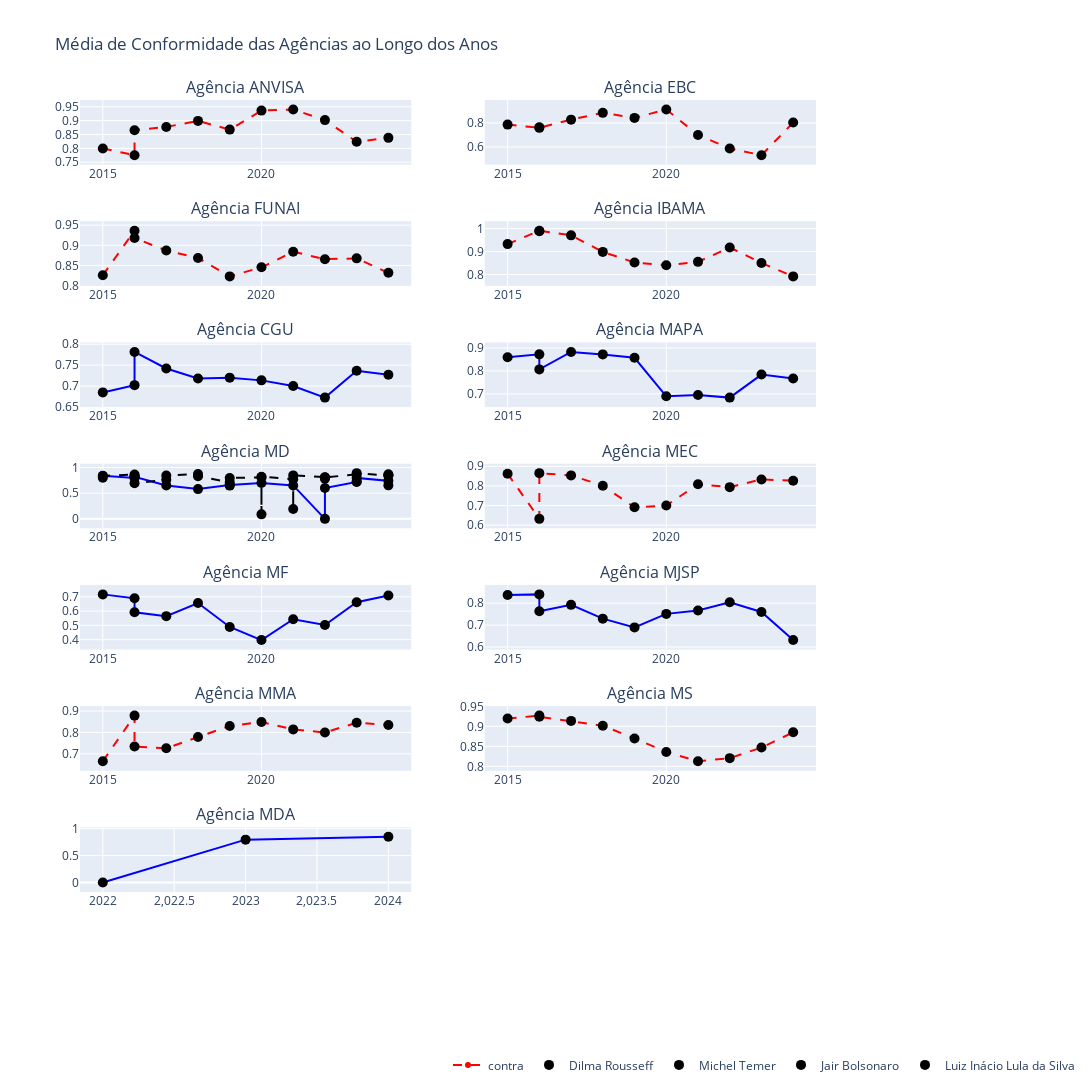

Source (notebook cell):
### Code cell
from plots import plot_grid_all_agencies

fig = plot_grid_all_agencies(final_df, width=1200)
fig.show()

### Figure 1 — Plotly figure (JSON) as saved in the notebook; plotly's stock layout.template omitted (floating-point values rounded to 4 significant figures)
{"data": [{"legendgroup": "contra", "line": {"color": "red", "dash": "dash"}, "marker": {"color": "red"}, "mode": "lines+markers", "name": "contra", "showlegend": true, "type": "scatter", "x": [2015, 2016, 2016, 2017, 2018, 2019, 2020, 2021, 2022, 2023, 2024], "xaxis": "x", "y": [0.7997, 0.7755, 0.8656, 0.8772, 0.899, 0.8676, 0.9362, 0.9402, 0.9019, 0.8238, 0.8379], "yaxis": "y"}, {"legendgroup": "Dilma Rousseff", "marker": {"color": "black", "size": 10, "symbol": "circle"}, "mode": "markers", "name": "Dilma Rousseff", "showlegend": true, "type": "scatter", "x": [2015, 2016], "xaxis": "x", "y": [0.7997, 0.7755], "yaxis": "y"}, {"legendgroup": "Michel Temer", "marker": {"color": "black", "size": 10, "symbol": "circle"}, "mode": "markers", "name": "Michel Temer", "showlegend": true, "type": "scatter", "x": [2016, 2017, 2018], "xaxis": "x", "y": [0.8656, 0.8772, 0.899], "yaxis": "y"}, {"legendgroup": "Jair Bolsonaro", "marker": {"color": "black", "size": 10, "symbol": "circle"}, "mode": "markers", "name": "Jair Bolsonaro", "showlegend": true, "type": "scatter", "x": [2019, 2020, 2021, 2022], "xaxis": "x", "y": [0.8676, 0.9362, 0.9402, 0.9019], "yaxis": "y"}, {"legendgroup": "Luiz Inácio Lula da Silva", "marker": {"color": "black", "size": 10, "symbol": "circle"}, "mode": "markers", "name": "Luiz Inácio Lula da Silva", "showlegend": true, "type": "scatter", "x": [2023, 2024], "xaxis": "x", "y": [0.8238, 0.8379], "yaxis": "y"}, {"legendgroup": "contra", "line": {"color": "red", "dash": "dash"}, "marker": {"color": "red"}, "mode": "lines+markers", "name": "contra", "showlegend": false, "type": "scatter", "x": [2015, 2016, 2016, 2017, 2018, 2019, 2020, 2021, 2022, 2023, 2024], "xaxis": "x2", "y": [0.787, 0.7656, 0.76, 0.8286, 0.8851, 0.8431, 0.9134, 0.7, 0.5877, 0.5316, 0.8039], "yaxis": "y2"}, {"legendgroup": "Dilma Rousseff", "marker": {"color": "black", "size": 10, "symbol": "circle"}, "mode": "markers", "name": "Dilma Rousseff", "showlegend": false, "type": "scatter", "x": [2015, 2016], "xaxis": "x2", "y": [0.787, 0.7656], "yaxis": "y2"}, {"legendgroup": "Michel Temer", "marker": {"color": "black", "size": 10, "symbol": "circle"}, "mode": "markers", "name": "Michel Temer", "showlegend": false, "type": "scatter", "x": [2016, 2017, 2018], "xaxis": "x2", "y": [0.76, 0.8286, 0.8851], "yaxis": "y2"}, {"legendgroup": "Jair Bolsonaro", "marker": {"color": "black", "size": 10, "symbol": "circle"}, "mode": "markers", "name": "Jair Bolsonaro", "showlegend": false, "type": "scatter", "x": [2019, 2020, 2021, 2022], "xaxis": "x2", "y": [0.8431, 0.9134, 0.7, 0.5877], "yaxis": "y2"}, {"legendgroup": "Luiz Inácio Lula da Silva", "marker": {"color": "black", "size": 10, "symbol": "circle"}, "mode": "markers", "name": "Luiz Inácio Lula da Silva", "showlegend": false, "type": "scatter", "x": [2023, 2024], "xaxis": "x2", "y": [0.5316, 0.8039], "yaxis": "y2"}, {"legendgroup": "contra", "line": {"color": "red", "dash": "dash"}, "marker": {"color": "red"}, "mode": "lines+markers", "name": "contra", "showlegend": false, "type": "scatter", "x": [2015, 2016, 2016, 2017, 2018, 2019, 2020, 2021, 2022, 2023, 2024], "xaxis": "x3", "y": [0.8257, 0.9362, 0.9179, 0.8872, 0.8686, 0.8229, 0.8455, 0.884, 0.8656, 0.8676, 0.8318], "yaxis": "y3"}, {"legendgroup": "Dilma Rousseff", "marker": {"color": "black", "size": 10, "symbol": "circle"}, "mode": "markers", "name": "Dilma Rousseff", "showlegend": false, "type": "scatter", "x": [2015, 2016], "xaxis": "x3", "y": [0.8257, 0.9362], "yaxis": "y3"}, {"legendgroup": "Michel Temer", "marker": {"color": "black", "size": 10, "symbol": "circle"}, "mode": "markers", "name": "Michel Temer", "showlegend": false, "type": "scatter", "x": [2016, 2017, 2018], "xaxis": "x3", "y": [0.9179, 0.8872, 0.8686], "yaxis": "y3"}, {"legendgroup": "Jair Bolsonaro", "marker": {"color": "black", "size": 10, "symbol": "circle"}, "mode": "markers", "name": "Jair Bolsonaro", "showlegend": false, "type": "scatter", "x": [2019, 2020, 2021, 2022], "xaxis": "x3", "y": [0.8229, 0.8455, 0.884, 0.8656], "yaxis": "y3"}, {"legendgroup": "Luiz Inácio Lula da Silva", "marker": {"color": "black", "size": 10, "symbol": "circle"}, "mode": "markers", "name": "Luiz Inácio Lula da Silva", "showlegend": false, "type": "scatter", "x": [2023, 2024], "xaxis": "x3", "y": [0.8676, 0.8318], "yaxis": "y3"}, {"legendgroup": "contra", "line": {"color": "red", "dash": "dash"}, "marker": {"color": "red"}, "mode": "lines+markers", "name": "contra", "showlegend": false, "type": "scatter", "x": [2015, 2016, 2016, 2017, 2018, 2019, 2020, 2021, 2022, 2023, 2024], "xaxis": "x4", "y": [0.9323, 0.9882, 0.9906, 0.9704, 0.8985, 0.8526, 0.8403, 0.855, 0.9176, 0.8504, 0.7918], "yaxis": "y4"}, {"legendgroup": "Dilma Rousseff", "marker": {"color": "black", "size": 10, "symbol": "circle"}, "mode": "markers", "name": "Dilma Rousseff", "showlegend": false, "type": "scatter", "x": [2015, 2016], "xaxis": "x4", "y": [0.9323, 0.9882], "yaxis": "y4"}, {"legendgroup": "Michel Temer", "marker": {"color": "black", "size": 10, "symbol": "circle"}, "mode": "markers", "name": "Michel Temer", "showlegend": false, "type": "scatter", "x": [2016, 2017, 2018], "xaxis": "x4", "y": [0.9906, 0.9704, 0.8985], "yaxis": "y4"}, {"legendgroup": "Jair Bolsonaro", "marker": {"color": "black", "size": 10, "symbol": "circle"}, "mode": "markers", "name": "Jair Bolsonaro", "showlegend": false, "type": "scatter", "x": [2019, 2020, 2021, 2022], "xaxis": "x4", "y": [0.8526, 0.8403, 0.855, 0.9176], "yaxis": "y4"}, {"legendgroup": "Luiz Inácio Lula da Silva", "marker": {"color": "black", "size": 10, "symbol": "circle"}, "mode": "markers", "name": "Luiz Inácio Lula da Silva", "showlegend": false, "type": "scatter", "x": [2023, 2024], "xaxis": "x4", "y": [0.8504, 0.7918], "yaxis": "y4"}, {"legendgroup": "alinhada", "line": {"color": "blue", "dash": "solid"}, "marker": {"color": "blue"}, "mode": "lines+markers", "name": "alinhada", "showlegend": false, "type": "scatter", "x": [2015, 2016, 2016, 2017, 2018, 2019, 2020, 2021, 2022, 2023, 2024], "xaxis": "x5", "y": [0.6846, 0.702, 0.7815, 0.742, 0.7179, 0.72, 0.7135, 0.6998, 0.6722, 0.7365, 0.7268], "yaxis": "y5"}, {"legendgroup": "Dilma Rousseff", "marker": {"color": "black", "size": 10, "symbol": "circle"}, "mode": "markers", "name": "Dilma Rousseff", "showlegend": false, "type": "scatter", "x": [2015, 2016], "xaxis": "x5", "y": [0.6846, 0.702], "yaxis": "y5"}, {"legendgroup": "Michel Temer", "marker": {"color": "black", "size": 10, "symbol": "circle"}, "mode": "markers", "name": "Michel Temer", "showlegend": false, "type": "scatter", "x": [2016, 2017, 2018], "xaxis": "x5", "y": [0.7815, 0.742, 0.7179], "yaxis": "y5"}, {"legendgroup": "Jair Bolsonaro", "marker": {"color": "black", "size": 10, "symbol": "circle"}, "mode": "markers", "name": "Jair Bolsonaro", "showlegend": false, "type": "scatter", "x": [2019, 2020, 2021, 2022], "xaxis": "x5", "y": [0.72, 0.7135, 0.6998, 0.6722], "yaxis": "y5"}, {"legendgroup": "Luiz Inácio Lula da Silva", "marker": {"color": "black", "size": 10, "symbol": "circle"}, "mode": "markers", "name": "Luiz Inácio Lula da Silva", "showlegend": false, "type": "scatter", "x": [2023, 2024], "xaxis": "x5", "y": [0.7365, 0.7268], "yaxis": "y5"}, {"legendgroup": "alinhada", "line": {"color": "blue", "dash": "solid"}, "marker": {"color": "blue"}, "mode": "lines+markers", "name": "alinhada", "showlegend": false, "type": "scatter", "x": [2015, 2016, 2016, 2017, 2018, 2019, 2020, 2021, 2022, 2023, 2024], "xaxis": "x6", "y": [0.8602, 0.8726, 0.807, 0.8831, 0.8723, 0.8575, 0.6895, 0.6952, 0.6839, 0.7843, 0.7669], "yaxis": "y6"}, {"legendgroup": "Dilma Rousseff", "marker": {"color": "black", "size": 10, "symbol": "circle"}, "mode": "markers", "name": "Dilma Rousseff", "showlegend": false, "type": "scatter", "x": [2015, 2016], "xaxis": "x6", "y": [0.8602, 0.8726], "yaxis": "y6"}, {"legendgroup": "Michel Temer", "marker": {"color": "black", "size": 10, "symbol": "circle"}, "mode": "markers", "name": "Michel Temer", "showlegend": false, "type": "scatter", "x": [2016, 2017, 2018], "xaxis": "x6", "y": [0.807, 0.8831, 0.8723], "yaxis": "y6"}, {"legendgroup": "Jair Bolsonaro", "marker": {"color": "black", "size": 10, "symbol": "circle"}, "mode": "markers", "name": "Jair Bolsonaro", "showlegend": false, "type": "scatter", "x": [2019, 2020, 2021, 2022], "xaxis": "x6", "y": [0.8575, 0.6895, 0.6952, 0.6839], "yaxis": "y6"}, {"legendgroup": "Luiz Inácio Lula da Silva", "marker": {"color": "black", "size": 10, "symbol": "circle"}, "mode": "markers", "name": "Luiz Inácio Lula da Silva", "showlegend": false, "type": "scatter", "x": [2023, 2024], "xaxis": "x6", "y": [0.7843, 0.7669], "yaxis": "y6"}, {"legendgroup": "alinhada", "line": {"color": "blue", "dash": "solid"}, "marker": {"color": "blue"}, "mode": "lines+markers", "name": "alinhada", "showlegend": false, "type": "scatter", "x": [2015, 2016, 2016, 2017, 2018, 2019, 2020, 2021, 2022, 2022, 2023, 2023, 2024, 2024], "xaxis": "x7", "y": [0.8377, 0.7975, 0.8182, 0.6486, 0.5795, 0.6572, 0.6998, 0.6509, 0.0, 0.6009, 0.7176, 0.7963, 0.7398, 0.8487], "yaxis": "y7"}, {"legendgroup": "neutra", "line": {"color": "black", "dash": "dash"}, "marker": {"color": "black"}, "mode": "lines+markers", "name": "neutra", "showlegend": false, "type": "scatter", "x": [2015, 2015, 2016, 2016, 2016, 2016, 2017, 2017, 2018, 2018, 2019, 2019, 2019, 2020, 2020, 2020, 2021, 2021, 2021, 2022, 2022, 2022, 2023, 2023, 2023, 2024, 2024, 2024], "xaxis": "x7", "y": [0.8011, 0.8352, 0.8654, 0.8136, 0.8333, 0.694, 0.7595, 0.8428, 0.8732, 0.829, 0.7102, 0.6474, 0.7962, 0.8072, 0.0871, 0.8199, 0.7721, 0.1932, 0.8464, 0.8107, 0.7822, 0.8073, 0.8666, 0.7286, 0.8899, 0.8445, 0.6521, 0.8681], "yaxis": "y7"}, {"legendgroup": "Dilma Rousseff", "marker": {"color": "black", "size": 10, "symbol": "circle"}, "mode": "markers", "name": "Dilma Rousseff", "showlegend": false, "type": "scatter", "x": [2015, 2015, 2015, 2016, 2016, 2016], "xaxis": "x7", "y": [0.8377, 0.8011, 0.8352, 0.7975, 0.8654, 0.8136], "yaxis": "y7"}, {"legendgroup": "Michel Temer", "marker": {"color": "black", "size": 10, "symbol": "circle"}, "mode": "markers", "name": "Michel Temer", "showlegend": false, "type": "scatter", "x": [2016, 2016, 2016, 2017, 2017, 2017, 2018, 2018, 2018], "xaxis": "x7", "y": [0.8333, 0.694, 0.8182, 0.7595, 0.8428, 0.6486, 0.8732, 0.829, 0.5795], "yaxis": "y7"}, {"legendgroup": "Jair Bolsonaro", "marker": {"color": "black", "size": 10, "symbol": "circle"}, "mode": "markers", "name": "Jair Bolsonaro", "showlegend": false, "type": "scatter", "x": [2019, 2019, 2019, 2019, 2020, 2020, 2020, 2020, 2021, 2021, 2021, 2021, 2022, 2022, 2022, 2022, 2022], "xaxis": "x7", "y": [0.7102, 0.6474, 0.6572, 0.7962, 0.8072, 0.0871, 0.6998, 0.8199, 0.7721, 0.1932, 0.6509, 0.8464, 0.0, 0.8107, 0.7822, 0.6009, 0.8073], "yaxis": "y7"}, {"legendgroup": "Luiz Inácio Lula da Silva", "marker": {"color": "black", "size": 10, "symbol": "circle"}, "mode": "markers", "name": "Luiz Inácio Lula da Silva", "showlegend": false, "type": "scatter", "x": [2023, 2023, 2023, 2023, 2023, 2024, 2024, 2024, 2024, 2024], "xaxis": "x7", "y": [0.7176, 0.7963, 0.8666, 0.7286, 0.8899, 0.7398, 0.8487, 0.8445, 0.6521, 0.8681], "yaxis": "y7"}, {"legendgroup": "contra", "line": {"color": "red", "dash": "dash"}, "marker": {"color": "red"}, "mode": "lines+markers", "name": "contra", "showlegend": false, "type": "scatter", "x": [2015, 2016, 2016, 2017, 2018, 2019, 2020, 2021, 2022, 2023, 2024], "xaxis": "x8", "y": [0.8622, 0.6324, 0.865, 0.8536, 0.8013, 0.6911, 0.7002, 0.8087, 0.7939, 0.833, 0.8268], "yaxis": "y8"}, {"legendgroup": "Dilma Rousseff", "marker": {"color": "black", "size": 10, "symbol": "circle"}, "mode": "markers", "name": "Dilma Rousseff", "showlegend": false, "type": "scatter", "x": [2015, 2016], "xaxis": "x8", "y": [0.8622, 0.6324], "yaxis": "y8"}, {"legendgroup": "Michel Temer", "marker": {"color": "black", "size": 10, "symbol": "circle"}, "mode": "markers", "name": "Michel Temer", "showlegend": false, "type": "scatter", "x": [2016, 2017, 2018], "xaxis": "x8", "y": [0.865, 0.8536, 0.8013], "yaxis": "y8"}, {"legendgroup": "Jair Bolsonaro", "marker": {"color": "black", "size": 10, "symbol": "circle"}, "mode": "markers", "name": "Jair Bolsonaro", "showlegend": false, "type": "scatter", "x": [2019, 2020, 2021, 2022], "xaxis": "x8", "y": [0.6911, 0.7002, 0.8087, 0.7939], "yaxis": "y8"}, {"legendgroup": "Luiz Inácio Lula da Silva", "marker": {"color": "black", "size": 10, "symbol": "circle"}, "mode": "markers", "name": "Luiz Inácio Lula da Silva", "showlegend": false, "type": "scatter", "x": [2023, 2024], "xaxis": "x8", "y": [0.833, 0.8268], "yaxis": "y8"}, {"legendgroup": "alinhada", "line": {"color": "blue", "dash": "solid"}, "marker": {"color": "blue"}, "mode": "lines+markers", "name": "alinhada", "showlegend": false, "type": "scatter", "x": [2015, 2016, 2016, 2017, 2018, 2019, 2020, 2021, 2022, 2023, 2024], "xaxis": "x9", "y": [0.717, 0.6897, 0.5918, 0.5647, 0.6564, 0.4891, 0.3971, 0.5427, 0.5025, 0.6615, 0.709], "yaxis": "y9"}, {"legendgroup": "Dilma Rousseff", "marker": {"color": "black", "size": 10, "symbol": "circle"}, "mode": "markers", "name": "Dilma Rousseff", "showlegend": false, "type": "scatter", "x": [2015, 2016], "xaxis": "x9", "y": [0.717, 0.6897], "yaxis": "y9"}, {"legendgroup": "Michel Temer", "marker": {"color": "black", "size": 10, "symbol": "circle"}, "mode": "markers", "name": "Michel Temer", "showlegend": false, "type": "scatter", "x": [2016, 2017, 2018], "xaxis": "x9", "y": [0.5918, 0.5647, 0.6564], "yaxis": "y9"}, {"legendgroup": "Jair Bolsonaro", "marker": {"color": "black", "size": 10, "symbol": "circle"}, "mode": "markers", "name": "Jair Bolsonaro", "showlegend": false, "type": "scatter", "x": [2019, 2020, 2021, 2022], "xaxis": "x9", "y": [0.4891, 0.3971, 0.5427, 0.5025], "yaxis": "y9"}, {"legendgroup": "Luiz Inácio Lula da Silva", "marker": {"color": "black", "size": 10, "symbol": "circle"}, "mode": "markers", "name": "Luiz Inácio Lula da Silva", "showlegend": false, "type": "scatter", "x": [2023, 2024], "xaxis": "x9", "y": [0.6615, 0.709], "yaxis": "y9"}, {"legendgroup": "alinhada", "line": {"color": "blue", "dash": "solid"}, "marker": {"color": "blue"}, "mode": "lines+markers", "name": "alinhada", "showlegend": false, "type": "scatter", "x": [2015, 2016, 2016, 2017, 2018, 2019, 2020, 2021, 2022, 2023, 2024], "xaxis": "x10", "y": [0.8379, 0.8404, 0.763, 0.7925, 0.7296, 0.6894, 0.7513, 0.7665, 0.8046, 0.76, 0.6316], "yaxis": "y10"}, {"legendgroup": "Dilma Rousseff", "marker": {"color": "black", "size": 10, "symbol": "circle"}, "mode": "markers", "name": "Dilma Rousseff", "showlegend": false, "type": "scatter", "x": [2015, 2016], "xaxis": "x10", "y": [0.8379, 0.8404], "yaxis": "y10"}, {"legendgroup": "Michel Temer", "marker": {"color": "black", "size": 10, "symbol": "circle"}, "mode": "markers", "name": "Michel Temer", "showlegend": false, "type": "scatter", "x": [2016, 2017, 2018], "xaxis": "x10", "y": [0.763, 0.7925, 0.7296], "yaxis": "y10"}, {"legendgroup": "Jair Bolsonaro", "marker": {"color": "black", "size": 10, "symbol": "circle"}, "mode": "markers", "name": "Jair Bolsonaro", "showlegend": false, "type": "scatter", "x": [2019, 2020, 2021, 2022], "xaxis": "x10", "y": [0.6894, 0.7513, 0.7665, 0.8046], "yaxis": "y10"}, {"legendgroup": "Luiz Inácio Lula da Silva", "marker": {"color": "black", "size": 10, "symbol": "circle"}, "mode": "markers", "name": "Luiz Inácio Lula da Silva", "showlegend": false, "type": "scatter", "x": [2023, 2024], "xaxis": "x10", "y": [0.76, 0.6316], "yaxis": "y10"}, {"legendgroup": "contra", "line": {"color": "red", "dash": "dash"}, "marker": {"color": "red"}, "mode": "lines+markers", "name": "contra", "showlegend": false, "type": "scatter", "x": [2015, 2016, 2016, 2017, 2018, 2019, 2020, 2021, 2022, 2023, 2024], "xaxis": "x11", "y": [0.6652, 0.8786, 0.7342, 0.7261, 0.7786, 0.8304, 0.8488, 0.8142, 0.8, 0.8454, 0.835], "yaxis": "y11"}, {"legendgroup": "Dilma Rousseff", "marker": {"color": "black", "size": 10, "symbol": "circle"}, "mode": "markers", "name": "Dilma Rousseff", "showlegend": false, "type": "scatter", "x": [2015, 2016], "xaxis": "x11", "y": [0.6652, 0.8786], "yaxis": "y11"}, {"legendgroup": "Michel Temer", "marker": {"color": "black", "size": 10, "symbol": "circle"}, "mode": "markers", "name": "Michel Temer", "showlegend": false, "type": "scatter", "x": [2016, 2017, 2018], "xaxis": "x11", "y": [0.7342, 0.7261, 0.7786], "yaxis": "y11"}, {"legendgroup": "Jair Bolsonaro", "marker": {"color": "black", "size": 10, "symbol": "circle"}, "mode": "markers", "name": "Jair Bolsonaro", "showlegend": false, "type": "scatter", "x": [2019, 2020, 2021, 2022], "xaxis": "x11", "y": [0.8304, 0.8488, 0.8142, 0.8], "yaxis": "y11"}, {"legendgroup": "Luiz Inácio Lula da Silva", "marker": {"color": "black", "size": 10, "symbol": "circle"}, "mode": "markers", "name": "Luiz Inácio Lula da Silva", "showlegend": false, "type": "scatter", "x": [2023, 2024], "xaxis": "x11", "y": [0.8454, 0.835], "yaxis": "y11"}, {"legendgroup": "contra", "line": {"color": "red", "dash": "dash"}, "marker": {"color": "red"}, "mode": "lines+markers", "name": "contra", "showlegend": false, "type": "scatter", "x": [2015, 2016, 2016, 2017, 2018, 2019, 2020, 2021, 2022, 2023, 2024], "xaxis": "x12", "y": [0.9195, 0.9269, 0.924, 0.9136, 0.9017, 0.8697, 0.836, 0.8126, 0.8205, 0.8469, 0.885], "yaxis": "y12"}, {"legendgroup": "Dilma Rousseff", "marker": {"color": "black", "size": 10, "symbol": "circle"}, "mode": "markers", "name": "Dilma Rousseff", "showlegend": false, "type": "scatter", "x": [2015, 2016], "xaxis": "x12", "y": [0.9195, 0.9269], "yaxis": "y12"}, {"legendgroup": "Michel Temer", "marker": {"color": "black", "size": 10, "symbol": "circle"}, "mode": "markers", "name": "Michel Temer", "showlegend": false, "type": "scatter", "x": [2016, 2017, 2018], "xaxis": "x12", "y": [0.924, 0.9136, 0.9017], "yaxis": "y12"}, {"legendgroup": "Jair Bolsonaro", "marker": {"color": "black", "size": 10, "symbol": "circle"}, "mode": "markers", "name": "Jair Bolsonaro", "showlegend": false, "type": "scatter", "x": [2019, 2020, 2021, 2022], "xaxis": "x12", "y": [0.8697, 0.836, 0.8126, 0.8205], "yaxis": "y12"}, {"legendgroup": "Luiz Inácio Lula da Silva", "marker": {"color": "black", "size": 10, "symbol": "circle"}, "mode": "markers", "name": "Luiz Inácio Lula da Silva", "showlegend": false, "type": "scatter", "x": [2023, 2024], "xaxis": "x12", "y": [0.8469, 0.885], "yaxis": "y12"}, {"legendgroup": "alinhada", "line": {"color": "blue", "dash": "solid"}, "marker": {"color": "blue"}, "mode": "lines+markers", "name": "alinhada", "showlegend": false, "type": "scatter", "x": [2022, 2023, 2024], "xaxis": "x13", "y": [0.0, 0.7963, 0.8487], "yaxis": "y13"}, {"legendgroup": "Dilma Rousseff", "marker": {"color": "black", "size": 10, "symbol": "circle"}, "mode": "markers", "name": "Dilma Rousseff", "showlegend": false, "type": "scatter", "x": [], "xaxis": "x13", "y": [], "yaxis": "y13"}, {"legendgroup": "Michel Temer", "marker": {"color": "black", "size": 10, "symbol": "circle"}, "mode": "markers", "name": "Michel Temer", "showlegend": false, "type": "scatter", "x": [], "xaxis": "x13", "y": [], "yaxis": "y13"}, {"legendgroup": "Jair Bolsonaro", "marker": {"color": "black", "size": 10, "symbol": "circle"}, "mode": "markers", "name": "Jair Bolsonaro", "showlegend": false, "type": "scatter", "x": [2022], "xaxis": "x13", "y": [0.0], "yaxis": "y13"}, {"legendgroup": "Luiz Inácio Lula da Silva", "marker": {"color": "black", "size": 10, "symbol": "circle"}, "mode": "markers", "name": "Luiz Inácio Lula da Silva", "showlegend": false, "type": "scatter", "x": [2023, 2024], "xaxis": "x13", "y": [0.7963, 0.8487], "yaxis": "y13"}], "layout": {"annotations": [{"font": {"size": 16}, "showarrow": false, "text": "Agência ANVISA", "x": 0.225, "xanchor": "center", "xref": "paper", "y": 1.0, "yanchor": "bottom", "yref": "paper"}, {"font": {"size": 16}, "showarrow": false, "text": "Agência EBC", "x": 0.775, "xanchor": "center", "xref": "paper", "y": 1.0, "yanchor": "bottom", "yref": "paper"}, {"font": {"size": 16}, "showarrow": false, "text": "Agência FUNAI", "x": 0.225, "xanchor": "center", "xref": "paper", "y": 0.8469, "yanchor": "bottom", "yref": "paper"}, {"font": {"size": 16}, "showarrow": false, "text": "Agência IBAMA", "x": 0.775, "xanchor": "center", "xref": "paper", "y": 0.8469, "yanchor": "bottom", "yref": "paper"}, {"font": {"size": 16}, "showarrow": false, "text": "Agência CGU", "x": 0.225, "xanchor": "center", "xref": "paper", "y": 0.6939, "yanchor": "bottom", "yref": "paper"}, {"font": {"size": 16}, "showarrow": false, "text": "Agência MAPA", "x": 0.775, "xanchor": "center", "xref": "paper", "y": 0.6939, "yanchor": "bottom", "yref": "paper"}, {"font": {"size": 16}, "showarrow": false, "text": "Agência MD", "x": 0.225, "xanchor": "center", "xref": "paper", "y": 0.5408, "yanchor": "bottom", "yref": "paper"}, {"font": {"size": 16}, "showarrow": false, "text": "Agência MEC", "x": 0.775, "xanchor": "center", "xref": "paper", "y": 0.5408, "yanchor": "bottom", "yref": "paper"}, {"font": {"size": 16}, "showarrow": false, "text": "Agência MF", "x": 0.225, "xanchor": "center", "xref": "paper", "y": 0.3878, "yanchor": "bottom", "yref": "paper"}, {"font": {"size": 16}, "showarrow": false, "text": "Agência MJSP", "x": 0.775, "xanchor": "center", "xref": "paper", "y": 0.3878, "yanchor": "bottom", "yref": "paper"}, {"font": {"size": 16}, "showarrow": false, "text": "Agência MMA", "x": 0.225, "xanchor": "center", "xref": "paper", "y": 0.2347, "yanchor": "bottom", "yref": "paper"}, {"font": {"size": 16}, "showarrow": false, "text": "Agência MS", "x": 0.775, "xanchor": "center", "xref": "paper", "y": 0.2347, "yanchor": "bottom", "yref": "paper"}, {"font": {"size": 16}, "showarrow": false, "text": "Agência MDA", "x": 0.225, "xanchor": "center", "xref": "paper", "y": 0.08163, "yanchor": "bottom", "yref": "paper"}], "height": 2100, "legend": {"orientation": "h", "x": 0.5, "y": -0.2}, "showlegend": true, "title": {"text": "Média de Conformidade das Agências ao Longo dos Anos"}, "width": 1200, "xaxis": {"anchor": "y", "domain": [0, 0.45]}, "xaxis10": {"anchor": "y10", "domain": [0.55, 1]}, "xaxis11": {"anchor": "y11", "domain": [0, 0.45]}, "xaxis12": {"anchor": "y12", "domain": [0.55, 1]}, "xaxis13": {"anchor": "y13", "domain": [0, 0.45]}, "xaxis14": {"anchor": "y14", "domain": [0.55, 1]}, "xaxis2": {"anchor": "y2", "domain": [0.55, 1]}, "xaxis3": {"anchor": "y3", "domain": [0, 0.45]}, "xaxis4": {"anchor": "y4", "domain": [0.55, 1]}, "xaxis5": {"anchor": "y5", "domain": [0, 0.45]}, "xaxis6": {"anchor": "y6", "domain": [0.55, 1]}, "xaxis7": {"anchor": "y7", "domain": [0, 0.45]}, "xaxis8": {"anchor": "y8", "domain": [0.55, 1]}, "xaxis9": {"anchor": "y9", "domain": [0, 0.45]}, "yaxis": {"anchor": "x", "domain": [0.9184, 1.0]}, "yaxis10": {"anchor": "x10", "domain": [0.3061, 0.3878]}, "yaxis11": {"anchor": "x11", "domain": [0.1531, 0.2347]}, "yaxis12": {"anchor": "x12", "domain": [0.1531, 0.2347]}, "yaxis13": {"anchor": "x13", "domain": [0, 0.08163]}, "yaxis14": {"anchor": "x14", "domain": [0, 0.08163]}, "yaxis2": {"anchor": "x2", "domain": [0.9184, 1.0]}, "yaxis3": {"anchor": "x3", "domain": [0.7653, 0.8469]}, "yaxis4": {"anchor": "x4", "domain": [0.7653, 0.8469]}, "yaxis5": {"anchor": "x5", "domain": [0.6122, 0.6939]}, "yaxis6": {"anchor": "x6", "domain": [0.6122, 0.6939]}, "yaxis7": {"anchor": "x7", "domain": [0.4592, 0.5408]}, "yaxis8": {"anchor": "x8", "domain": [0.4592, 0.5408]}, "yaxis9": {"anchor": "x9", "domain": [0.3061, 0.3878]}}}
